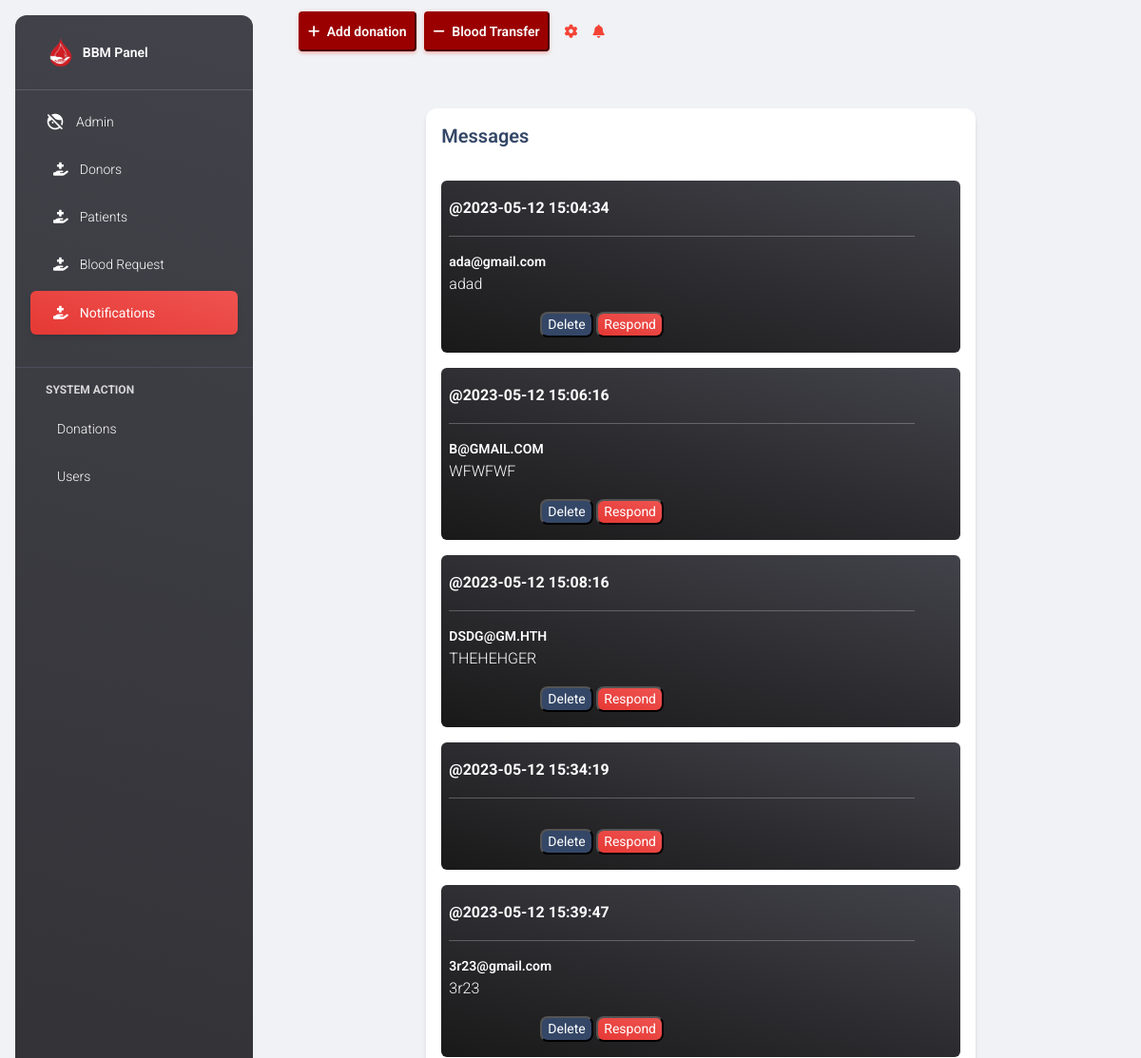
Page /admin_panel/pages/notifications.php (upper part) on the earlier database version.
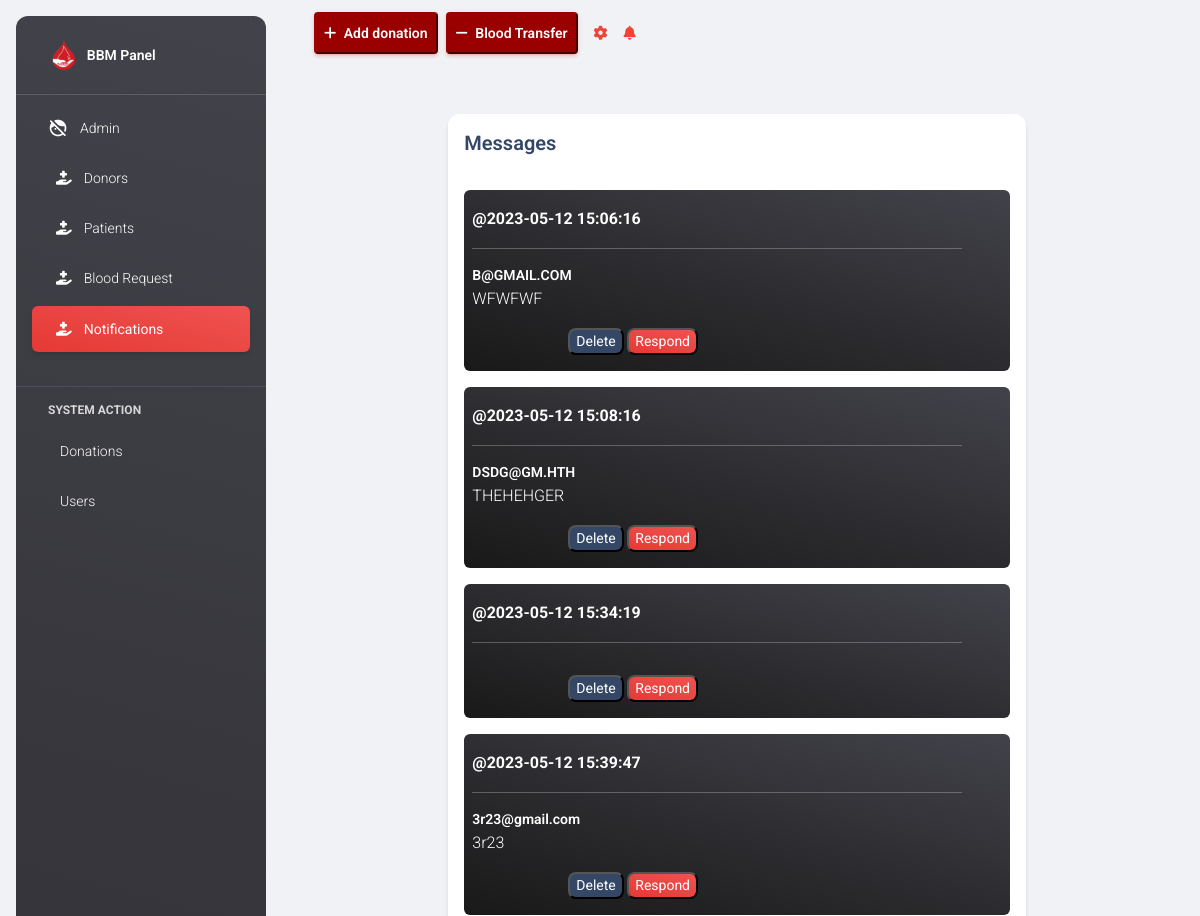
Same page on the later database version.
### tables this page shows
CREATE TABLE `contact_us` (
  `user_id` int(11) NOT NULL,
  `user_name` varchar(255) NOT NULL,
  `user_email` varchar(255) NOT NULL,
  `user_subject` varchar(255) NOT NULL,
  `user_message` varchar(255) NOT NULL,
  `submit_time` timestamp NOT NULL DEFAULT current_timestamp()
);

### admin_panel/pages/notifications.php (the view, shortened to what this page needs)
<!DOCTYPE html>
<html lang="en">
<head>
<?php include "../assets/connection/head.php";?>
</head>
<?php include "../assets/connection/sidebar.php";?>
<body class="g-sidenav-show  bg-gray-200">
  <main class="main-content position-relative max-height-vh-100 h-100 border-radius-lg ">
    <?php include "../assets/connection/nav.php";?>
    <div class="container-fluid py-4">
      <div class="row">
        <div class="col-lg-8 col-md-10 mx-auto">
          <div class="card mt-4">
            <div class="card-header p-3">
              <h5 class="mb-0">Messages</h5>
            </div>
            <div class="card-body p-3 pb-0">
            <?php
            $query = $db->prepare("SELECT * FROM contact_us");
            $query->execute();
            $length=$query->fetchAll(PDO::FETCH_ASSOC);
           foreach ($length as $key => $value) {
            ?>
              <div class=" alert alert-dark alert-dismissible text-white pl-2 text-sm " role="alert">
                <span  style="margin-right:8vw"><p  class="text-left text-bolder" class="text-left" ><?php echo "@".($value['submit_time'])." <hr>" ?></p> <a href="javascript:;" class="alert-link text-white text-center d-flex" type="email"><?php echo $value['user_email'] ?></a><p><?php echo $value['user_message'] ?></p></span>
                <input type="button" name= "<?php echo ($value['user_name']) ?>" class="btn-right text-sm bg-dark rounded-3 text-white" onclick="notification_del(<?php echo $value['user_id'] ?>)" value="Delete">
                <button type="button" class="btn-right bg-gradient-danger text-sm  rounded-3 text-white "  data-toggle="modal" data-target="#noti_res"  onclick="mess1('<?php echo $value['user_email']?>', '<?php echo $value['user_id'] ?>')" >Respond</button>
              </div>
              <?php   }?>
          </div>
    </div>
  </main>
</body>
</html>

Differences in the rows shown:
removed contact_us: submit_time "2023-05-12 15:04:34", user_email "ada@gmail.com", user_message "adad"
